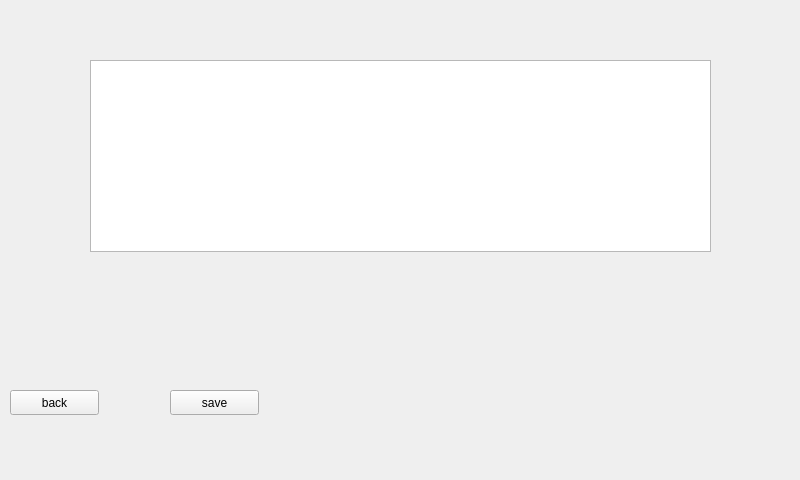
<?xml version="1.0" encoding="UTF-8"?>
<ui version="4.0">
 <class>gps</class>
 <widget class="QWidget" name="gps">
  <property name="geometry">
   <rect>
    <x>0</x>
    <y>0</y>
    <width>800</width>
    <height>480</height>
   </rect>
  </property>
  <property name="windowTitle">
   <string>Form</string>
  </property>
  <widget class="QPushButton" name="pushButton">
   <property name="geometry">
    <rect>
     <x>10</x>
     <y>390</y>
     <width>89</width>
     <height>25</height>
    </rect>
   </property>
   <property name="text">
    <string>back</string>
   </property>
  </widget>
  <widget class="QTextBrowser" name="textBrowser">
   <property name="geometry">
    <rect>
     <x>90</x>
     <y>60</y>
     <width>621</width>
     <height>192</height>
    </rect>
   </property>
  </widget>
  <widget class="QPushButton" name="pushButton_2">
   <property name="geometry">
    <rect>
     <x>170</x>
     <y>390</y>
     <width>89</width>
     <height>25</height>
    </rect>
   </property>
   <property name="text">
    <string>save</string>
   </property>
  </widget>
 </widget>
 <resources/>
 <connections/>
</ui>
